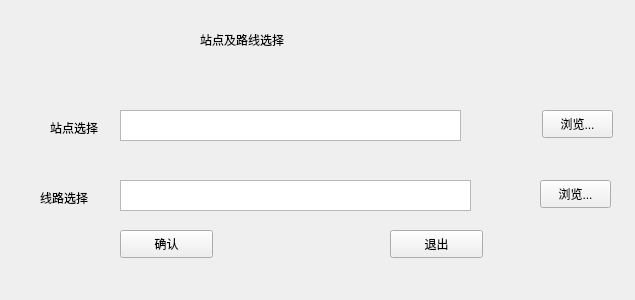
<?xml version="1.0" encoding="UTF-8"?>
<ui version="4.0">
 <class>QtWidgetsFL</class>
 <widget class="QWidget" name="QtWidgetsFL">
  <property name="geometry">
   <rect>
    <x>0</x>
    <y>0</y>
    <width>635</width>
    <height>300</height>
   </rect>
  </property>
  <property name="minimumSize">
   <size>
    <width>635</width>
    <height>300</height>
   </size>
  </property>
  <property name="maximumSize">
   <size>
    <width>635</width>
    <height>300</height>
   </size>
  </property>
  <property name="windowTitle">
   <string>文件加载</string>
  </property>
  <widget class="QLabel" name="labelWind">
   <property name="geometry">
    <rect>
     <x>200</x>
     <y>30</y>
     <width>231</width>
     <height>20</height>
    </rect>
   </property>
   <property name="text">
    <string>站点及路线选择</string>
   </property>
  </widget>
  <widget class="QTextEdit" name="textEditStop">
   <property name="geometry">
    <rect>
     <x>120</x>
     <y>110</y>
     <width>341</width>
     <height>31</height>
    </rect>
   </property>
  </widget>
  <widget class="QTextEdit" name="textEditLine">
   <property name="geometry">
    <rect>
     <x>120</x>
     <y>180</y>
     <width>351</width>
     <height>31</height>
    </rect>
   </property>
  </widget>
  <widget class="QPushButton" name="pushButtonStop">
   <property name="geometry">
    <rect>
     <x>542</x>
     <y>110</y>
     <width>71</width>
     <height>28</height>
    </rect>
   </property>
   <property name="text">
    <string>浏览...</string>
   </property>
  </widget>
  <widget class="QPushButton" name="pushButtonLine">
   <property name="geometry">
    <rect>
     <x>540</x>
     <y>180</y>
     <width>71</width>
     <height>28</height>
    </rect>
   </property>
   <property name="text">
    <string>浏览...</string>
   </property>
  </widget>
  <widget class="QLabel" name="labelStop">
   <property name="geometry">
    <rect>
     <x>50</x>
     <y>120</y>
     <width>72</width>
     <height>15</height>
    </rect>
   </property>
   <property name="text">
    <string>站点选择</string>
   </property>
  </widget>
  <widget class="QLabel" name="labelStop_2">
   <property name="geometry">
    <rect>
     <x>40</x>
     <y>190</y>
     <width>72</width>
     <height>15</height>
    </rect>
   </property>
   <property name="text">
    <string>线路选择</string>
   </property>
  </widget>
  <widget class="QLabel" name="labelHits">
   <property name="geometry">
    <rect>
     <x>20</x>
     <y>260</y>
     <width>561</width>
     <height>31</height>
    </rect>
   </property>
   <property name="text">
    <string/>
   </property>
  </widget>
  <widget class="QPushButton" name="pushButtonDone">
   <property name="geometry">
    <rect>
     <x>120</x>
     <y>230</y>
     <width>93</width>
     <height>28</height>
    </rect>
   </property>
   <property name="text">
    <string>确认</string>
   </property>
  </widget>
  <widget class="QPushButton" name="pushButtonQuit">
   <property name="geometry">
    <rect>
     <x>390</x>
     <y>230</y>
     <width>93</width>
     <height>28</height>
    </rect>
   </property>
   <property name="text">
    <string>退出</string>
   </property>
  </widget>
 </widget>
 <resources/>
 <connections/>
</ui>
